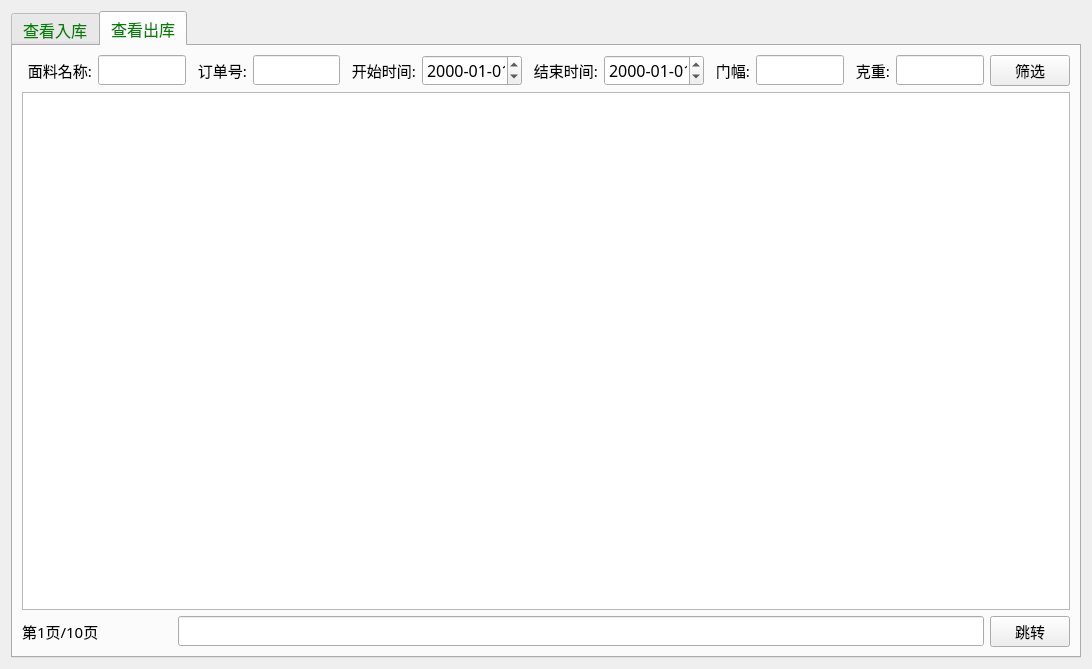
<?xml version="1.0" encoding="UTF-8"?>
<ui version="4.0">
 <class>FindMianLiao</class>
 <widget class="QWidget" name="FindMianLiao">
  <property name="geometry">
   <rect>
    <x>0</x>
    <y>0</y>
    <width>1092</width>
    <height>669</height>
   </rect>
  </property>
  <property name="windowTitle">
   <string>Form</string>
  </property>
  <layout class="QGridLayout" name="gridLayout">
   <item row="0" column="0">
    <widget class="QTabWidget" name="tabWidget">
     <property name="font">
      <font>
       <family>Agency FB</family>
       <pointsize>12</pointsize>
      </font>
     </property>
     <property name="styleSheet">
      <string notr="true">QTabBar::tab{color:green}</string>
     </property>
     <property name="currentIndex">
      <number>1</number>
     </property>
     <widget class="QWidget" name="tab">
      <attribute name="title">
       <string>查看入库</string>
      </attribute>
      <layout class="QGridLayout" name="gridLayout_2">
       <item row="0" column="0">
        <layout class="QHBoxLayout" name="horizontalLayout_4">
         <item>
          <widget class="QLabel" name="label_2">
           <property name="minimumSize">
            <size>
             <width>70</width>
             <height>0</height>
            </size>
           </property>
           <property name="maximumSize">
            <size>
             <width>50</width>
             <height>16777215</height>
            </size>
           </property>
           <property name="font">
            <font>
             <family>Agency FB</family>
             <pointsize>11</pointsize>
            </font>
           </property>
           <property name="text">
            <string>面料名称:</string>
           </property>
           <property name="alignment">
            <set>Qt::AlignRight|Qt::AlignTrailing|Qt::AlignVCenter</set>
           </property>
          </widget>
         </item>
         <item>
          <widget class="QLineEdit" name="lineEdit_name">
           <property name="font">
            <font>
             <family>Agency FB</family>
             <pointsize>11</pointsize>
            </font>
           </property>
          </widget>
         </item>
         <item>
          <widget class="QLabel" name="label_3">
           <property name="minimumSize">
            <size>
             <width>70</width>
             <height>0</height>
            </size>
           </property>
           <property name="maximumSize">
            <size>
             <width>50</width>
             <height>16777215</height>
            </size>
           </property>
           <property name="font">
            <font>
             <family>Agency FB</family>
             <pointsize>11</pointsize>
            </font>
           </property>
           <property name="text">
            <string>开始时间:</string>
           </property>
           <property name="alignment">
            <set>Qt::AlignRight|Qt::AlignTrailing|Qt::AlignVCenter</set>
           </property>
          </widget>
         </item>
         <item>
          <widget class="QDateEdit" name="dateEdit_begindate">
           <property name="minimumSize">
            <size>
             <width>100</width>
             <height>0</height>
            </size>
           </property>
           <property name="font">
            <font>
             <family>Agency FB</family>
             <pointsize>12</pointsize>
            </font>
           </property>
           <property name="displayFormat">
            <string>yyyy-MM-dd</string>
           </property>
          </widget>
         </item>
         <item>
          <widget class="QLabel" name="label_4">
           <property name="minimumSize">
            <size>
             <width>70</width>
             <height>0</height>
            </size>
           </property>
           <property name="maximumSize">
            <size>
             <width>50</width>
             <height>16777215</height>
            </size>
           </property>
           <property name="font">
            <font>
             <family>Agency FB</family>
             <pointsize>11</pointsize>
            </font>
           </property>
           <property name="text">
            <string>结束时间:</string>
           </property>
           <property name="alignment">
            <set>Qt::AlignRight|Qt::AlignTrailing|Qt::AlignVCenter</set>
           </property>
          </widget>
         </item>
         <item>
          <widget class="QDateEdit" name="dateEdit_enddate">
           <property name="minimumSize">
            <size>
             <width>100</width>
             <height>0</height>
            </size>
           </property>
           <property name="font">
            <font>
             <family>Agency FB</family>
             <pointsize>12</pointsize>
            </font>
           </property>
           <property name="displayFormat">
            <string>yyyy-MM-dd</string>
           </property>
          </widget>
         </item>
         <item>
          <widget class="QLabel" name="label_5">
           <property name="minimumSize">
            <size>
             <width>40</width>
             <height>0</height>
            </size>
           </property>
           <property name="maximumSize">
            <size>
             <width>50</width>
             <height>16777215</height>
            </size>
           </property>
           <property name="font">
            <font>
             <family>Agency FB</family>
             <pointsize>11</pointsize>
            </font>
           </property>
           <property name="text">
            <string>门幅:</string>
           </property>
           <property name="alignment">
            <set>Qt::AlignRight|Qt::AlignTrailing|Qt::AlignVCenter</set>
           </property>
          </widget>
         </item>
         <item>
          <widget class="QLineEdit" name="lineEdit_menfu">
           <property name="font">
            <font>
             <family>Agency FB</family>
             <pointsize>11</pointsize>
            </font>
           </property>
          </widget>
         </item>
         <item>
          <widget class="QLabel" name="label_6">
           <property name="minimumSize">
            <size>
             <width>40</width>
             <height>0</height>
            </size>
           </property>
           <property name="maximumSize">
            <size>
             <width>50</width>
             <height>16777215</height>
            </size>
           </property>
           <property name="font">
            <font>
             <family>Agency FB</family>
             <pointsize>11</pointsize>
            </font>
           </property>
           <property name="text">
            <string>克重:</string>
           </property>
           <property name="alignment">
            <set>Qt::AlignRight|Qt::AlignTrailing|Qt::AlignVCenter</set>
           </property>
          </widget>
         </item>
         <item>
          <widget class="QLineEdit" name="lineEdit_kezhong">
           <property name="font">
            <font>
             <family>Agency FB</family>
             <pointsize>11</pointsize>
            </font>
           </property>
          </widget>
         </item>
         <item>
          <widget class="QPushButton" name="pushButton_8">
           <property name="font">
            <font>
             <family>Agency FB</family>
             <pointsize>11</pointsize>
            </font>
           </property>
           <property name="text">
            <string>筛选</string>
           </property>
          </widget>
         </item>
        </layout>
       </item>
       <item row="1" column="0">
        <widget class="QTableWidget" name="tableWidget_ruku">
         <property name="font">
          <font>
           <pointsize>11</pointsize>
          </font>
         </property>
        </widget>
       </item>
       <item row="2" column="0">
        <layout class="QHBoxLayout" name="horizontalLayout_3">
         <item>
          <widget class="QLabel" name="label_page">
           <property name="minimumSize">
            <size>
             <width>200</width>
             <height>0</height>
            </size>
           </property>
           <property name="font">
            <font>
             <family>Agency FB</family>
             <pointsize>11</pointsize>
            </font>
           </property>
           <property name="text">
            <string>第1页/10页</string>
           </property>
          </widget>
         </item>
         <item>
          <widget class="QLineEdit" name="lineEdit_page">
           <property name="font">
            <font>
             <family>Agency FB</family>
             <pointsize>11</pointsize>
            </font>
           </property>
          </widget>
         </item>
         <item>
          <widget class="QPushButton" name="pushButton_7">
           <property name="font">
            <font>
             <family>Agency FB</family>
             <pointsize>11</pointsize>
            </font>
           </property>
           <property name="text">
            <string>跳转</string>
           </property>
          </widget>
         </item>
        </layout>
       </item>
      </layout>
     </widget>
     <widget class="QWidget" name="tab_2">
      <attribute name="title">
       <string>查看出库</string>
      </attribute>
      <layout class="QGridLayout" name="gridLayout_3">
       <item row="1" column="0">
        <widget class="QTableWidget" name="tableWidget_chuku">
         <property name="font">
          <font>
           <pointsize>11</pointsize>
          </font>
         </property>
        </widget>
       </item>
       <item row="2" column="0">
        <layout class="QHBoxLayout" name="horizontalLayout_7">
         <item>
          <widget class="QLabel" name="label_page_2">
           <property name="minimumSize">
            <size>
             <width>150</width>
             <height>0</height>
            </size>
           </property>
           <property name="font">
            <font>
             <family>Agency FB</family>
             <pointsize>11</pointsize>
            </font>
           </property>
           <property name="text">
            <string>第1页/10页</string>
           </property>
          </widget>
         </item>
         <item>
          <widget class="QLineEdit" name="lineEdit_page_2">
           <property name="font">
            <font>
             <family>Agency FB</family>
             <pointsize>11</pointsize>
            </font>
           </property>
          </widget>
         </item>
         <item>
          <widget class="QPushButton" name="pushButton_15">
           <property name="font">
            <font>
             <family>Agency FB</family>
             <pointsize>11</pointsize>
            </font>
           </property>
           <property name="text">
            <string>跳转</string>
           </property>
          </widget>
         </item>
        </layout>
       </item>
       <item row="0" column="0">
        <layout class="QHBoxLayout" name="horizontalLayout_5">
         <item>
          <widget class="QLabel" name="label_7">
           <property name="minimumSize">
            <size>
             <width>70</width>
             <height>0</height>
            </size>
           </property>
           <property name="maximumSize">
            <size>
             <width>50</width>
             <height>16777215</height>
            </size>
           </property>
           <property name="font">
            <font>
             <family>Agency FB</family>
             <pointsize>11</pointsize>
            </font>
           </property>
           <property name="text">
            <string>面料名称:</string>
           </property>
           <property name="alignment">
            <set>Qt::AlignRight|Qt::AlignTrailing|Qt::AlignVCenter</set>
           </property>
          </widget>
         </item>
         <item>
          <widget class="QLineEdit" name="lineEdit_name_2">
           <property name="font">
            <font>
             <family>Agency FB</family>
             <pointsize>11</pointsize>
            </font>
           </property>
          </widget>
         </item>
         <item>
          <widget class="QLabel" name="label_12">
           <property name="minimumSize">
            <size>
             <width>55</width>
             <height>0</height>
            </size>
           </property>
           <property name="maximumSize">
            <size>
             <width>50</width>
             <height>16777215</height>
            </size>
           </property>
           <property name="font">
            <font>
             <family>Agency FB</family>
             <pointsize>11</pointsize>
            </font>
           </property>
           <property name="text">
            <string>订单号:</string>
           </property>
           <property name="alignment">
            <set>Qt::AlignRight|Qt::AlignTrailing|Qt::AlignVCenter</set>
           </property>
          </widget>
         </item>
         <item>
          <widget class="QLineEdit" name="lineEdit_order_id_2">
           <property name="font">
            <font>
             <family>Agency FB</family>
             <pointsize>11</pointsize>
            </font>
           </property>
          </widget>
         </item>
         <item>
          <widget class="QLabel" name="label_8">
           <property name="minimumSize">
            <size>
             <width>70</width>
             <height>0</height>
            </size>
           </property>
           <property name="maximumSize">
            <size>
             <width>50</width>
             <height>16777215</height>
            </size>
           </property>
           <property name="font">
            <font>
             <family>Agency FB</family>
             <pointsize>11</pointsize>
            </font>
           </property>
           <property name="text">
            <string>开始时间:</string>
           </property>
           <property name="alignment">
            <set>Qt::AlignRight|Qt::AlignTrailing|Qt::AlignVCenter</set>
           </property>
          </widget>
         </item>
         <item>
          <widget class="QDateEdit" name="dateEdit_begindate_2">
           <property name="minimumSize">
            <size>
             <width>100</width>
             <height>0</height>
            </size>
           </property>
           <property name="font">
            <font>
             <family>Agency FB</family>
             <pointsize>12</pointsize>
            </font>
           </property>
           <property name="displayFormat">
            <string>yyyy-MM-dd</string>
           </property>
          </widget>
         </item>
         <item>
          <widget class="QLabel" name="label_9">
           <property name="minimumSize">
            <size>
             <width>70</width>
             <height>0</height>
            </size>
           </property>
           <property name="maximumSize">
            <size>
             <width>50</width>
             <height>16777215</height>
            </size>
           </property>
           <property name="font">
            <font>
             <family>Agency FB</family>
             <pointsize>11</pointsize>
            </font>
           </property>
           <property name="text">
            <string>结束时间:</string>
           </property>
           <property name="alignment">
            <set>Qt::AlignRight|Qt::AlignTrailing|Qt::AlignVCenter</set>
           </property>
          </widget>
         </item>
         <item>
          <widget class="QDateEdit" name="dateEdit_enddate_2">
           <property name="minimumSize">
            <size>
             <width>100</width>
             <height>0</height>
            </size>
           </property>
           <property name="font">
            <font>
             <family>Agency FB</family>
             <pointsize>12</pointsize>
            </font>
           </property>
           <property name="displayFormat">
            <string>yyyy-MM-dd</string>
           </property>
          </widget>
         </item>
         <item>
          <widget class="QLabel" name="label_10">
           <property name="minimumSize">
            <size>
             <width>40</width>
             <height>0</height>
            </size>
           </property>
           <property name="maximumSize">
            <size>
             <width>50</width>
             <height>16777215</height>
            </size>
           </property>
           <property name="font">
            <font>
             <family>Agency FB</family>
             <pointsize>11</pointsize>
            </font>
           </property>
           <property name="text">
            <string>门幅:</string>
           </property>
           <property name="alignment">
            <set>Qt::AlignRight|Qt::AlignTrailing|Qt::AlignVCenter</set>
           </property>
          </widget>
         </item>
         <item>
          <widget class="QLineEdit" name="lineEdit_menfu_2">
           <property name="font">
            <font>
             <family>Agency FB</family>
             <pointsize>11</pointsize>
            </font>
           </property>
          </widget>
         </item>
         <item>
          <widget class="QLabel" name="label_11">
           <property name="minimumSize">
            <size>
             <width>40</width>
             <height>0</height>
            </size>
           </property>
           <property name="maximumSize">
            <size>
             <width>50</width>
             <height>16777215</height>
            </size>
           </property>
           <property name="font">
            <font>
             <family>Agency FB</family>
             <pointsize>11</pointsize>
            </font>
           </property>
           <property name="text">
            <string>克重:</string>
           </property>
           <property name="alignment">
            <set>Qt::AlignRight|Qt::AlignTrailing|Qt::AlignVCenter</set>
           </property>
          </widget>
         </item>
         <item>
          <widget class="QLineEdit" name="lineEdit_kezhong_2">
           <property name="font">
            <font>
             <family>Agency FB</family>
             <pointsize>11</pointsize>
            </font>
           </property>
          </widget>
         </item>
         <item>
          <widget class="QPushButton" name="pushButton_9">
           <property name="font">
            <font>
             <family>Agency FB</family>
             <pointsize>11</pointsize>
            </font>
           </property>
           <property name="text">
            <string>筛选</string>
           </property>
          </widget>
         </item>
        </layout>
       </item>
      </layout>
     </widget>
    </widget>
   </item>
  </layout>
 </widget>
 <resources/>
 <connections>
  <connection>
   <sender>pushButton_8</sender>
   <signal>clicked()</signal>
   <receiver>FindMianLiao</receiver>
   <slot>shaixuanSlot()</slot>
   <hints>
    <hint type="sourcelabel">
     <x>100</x>
     <y>47</y>
    </hint>
    <hint type="destinationlabel">
     <x>844</x>
     <y>4</y>
    </hint>
   </hints>
  </connection>
  <connection>
   <sender>pushButton_7</sender>
   <signal>clicked()</signal>
   <receiver>FindMianLiao</receiver>
   <slot>TiaoZhuangSlot()</slot>
   <hints>
    <hint type="sourcelabel">
     <x>100</x>
     <y>59</y>
    </hint>
    <hint type="destinationlabel">
     <x>1043</x>
     <y>662</y>
    </hint>
   </hints>
  </connection>
  <connection>
   <sender>pushButton_15</sender>
   <signal>clicked()</signal>
   <receiver>FindMianLiao</receiver>
   <slot>TiaoZhuangSlot_2()</slot>
   <hints>
    <hint type="sourcelabel">
     <x>1043</x>
     <y>630</y>
    </hint>
    <hint type="destinationlabel">
     <x>1090</x>
     <y>647</y>
    </hint>
   </hints>
  </connection>
  <connection>
   <sender>pushButton_9</sender>
   <signal>clicked()</signal>
   <receiver>FindMianLiao</receiver>
   <slot>shaixuanSlot_2()</slot>
   <hints>
    <hint type="sourcelabel">
     <x>1042</x>
     <y>63</y>
    </hint>
    <hint type="destinationlabel">
     <x>1088</x>
     <y>159</y>
    </hint>
   </hints>
  </connection>
 </connections>
 <slots>
  <slot>shaixuanSlot()</slot>
  <slot>TiaoZhuangSlot()</slot>
  <slot>shaixuanSlot_2()</slot>
  <slot>TiaoZhuangSlot_2()</slot>
 </slots>
</ui>
